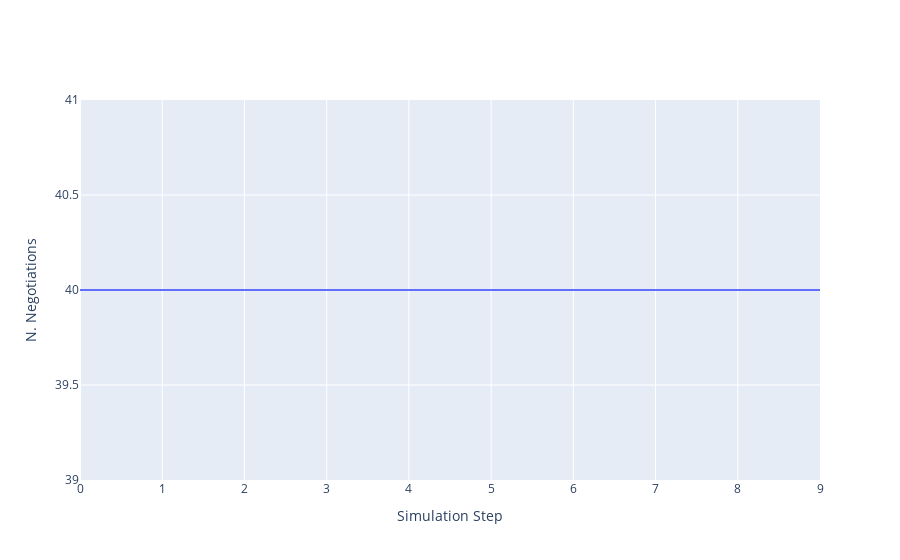

The notebook cell this image was saved under:
### Markdown cell above
Let's see what happened in this run. Firstly, how many negotiations were conducted over time. Our agents always conducted the maximum number of negotiations ($8$) and we had $5$ agents which means we expect $40$ negotiations at every step.

### Code cell
import plotly.graph_objects as go

fig = go.Figure()
fig.add_trace(go.Scatter(y=world.stats["n_negotiations"], mode="lines"))
fig.update_layout(xaxis_title="Simulation Step", yaxis_title="N. Negotiations")

### Figure 1 — Plotly figure (JSON) as saved in the notebook; plotly's stock layout.template omitted (floating-point values rounded to 4 significant figures)
{"data": [{"mode": "lines", "type": "scatter", "y": [40, 40, 40, 40, 40, 40, 40, 40, 40, 40]}], "layout": {"xaxis": {"title": {"text": "Simulation Step"}}, "yaxis": {"title": {"text": "N. Negotiations"}}}}
